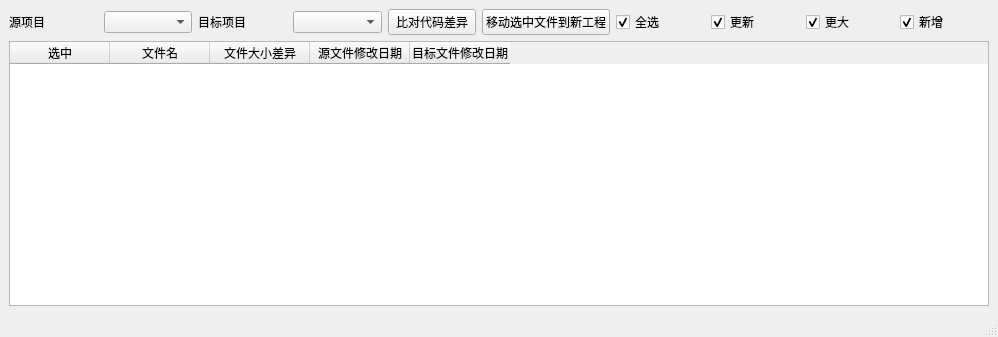
<?xml version="1.0" encoding="UTF-8"?>
<ui version="4.0">
 <class>MainWindow</class>
 <widget class="QMainWindow" name="MainWindow">
  <property name="geometry">
   <rect>
    <x>0</x>
    <y>0</y>
    <width>998</width>
    <height>337</height>
   </rect>
  </property>
  <property name="windowTitle">
   <string>Wwise集成同步工具 - 魔方音频组</string>
  </property>
  <widget class="QWidget" name="centralwidget">
   <layout class="QVBoxLayout" name="verticalLayout">
    <item>
     <layout class="QHBoxLayout" name="horizontalLayout">
      <item>
       <widget class="QLabel" name="lblSourceProject">
        <property name="text">
         <string>源项目</string>
        </property>
       </widget>
      </item>
      <item>
       <widget class="QComboBox" name="cbbSourceProject"/>
      </item>
      <item>
       <widget class="QLabel" name="lblTargetProject">
        <property name="text">
         <string>目标项目</string>
        </property>
       </widget>
      </item>
      <item>
       <widget class="QComboBox" name="cbbTargetProject"/>
      </item>
      <item>
       <widget class="QPushButton" name="btnSearchForDifference">
        <property name="text">
         <string>比对代码差异</string>
        </property>
       </widget>
      </item>
      <item>
       <widget class="QPushButton" name="btnMoveAllToTarget">
        <property name="text">
         <string>移动选中文件到新工程</string>
        </property>
       </widget>
      </item>
      <item>
       <widget class="QCheckBox" name="cbxSelectAll">
        <property name="text">
         <string>全选</string>
        </property>
        <property name="checked">
         <bool>true</bool>
        </property>
       </widget>
      </item>
      <item>
       <widget class="QCheckBox" name="cbxNewerFiles">
        <property name="text">
         <string>更新</string>
        </property>
        <property name="checked">
         <bool>true</bool>
        </property>
       </widget>
      </item>
      <item>
       <widget class="QCheckBox" name="cbxLargerFiles">
        <property name="text">
         <string>更大</string>
        </property>
        <property name="checked">
         <bool>true</bool>
        </property>
       </widget>
      </item>
      <item>
       <widget class="QCheckBox" name="cbxNewFiles">
        <property name="text">
         <string>新增</string>
        </property>
        <property name="checked">
         <bool>true</bool>
        </property>
       </widget>
      </item>
     </layout>
    </item>
    <item>
     <widget class="QTableWidget" name="tblFileList">
      <property name="editTriggers">
       <set>QAbstractItemView::NoEditTriggers</set>
      </property>
      <property name="sortingEnabled">
       <bool>true</bool>
      </property>
      <column>
       <property name="text">
        <string>选中</string>
       </property>
      </column>
      <column>
       <property name="text">
        <string>文件名</string>
       </property>
      </column>
      <column>
       <property name="text">
        <string>文件大小差异</string>
       </property>
      </column>
      <column>
       <property name="text">
        <string>源文件修改日期</string>
       </property>
      </column>
      <column>
       <property name="text">
        <string>目标文件修改日期</string>
       </property>
      </column>
     </widget>
    </item>
   </layout>
  </widget>
  <widget class="QMenuBar" name="menubar">
   <property name="geometry">
    <rect>
     <x>0</x>
     <y>0</y>
     <width>998</width>
     <height>23</height>
    </rect>
   </property>
  </widget>
  <widget class="QStatusBar" name="statusbar"/>
 </widget>
 <resources/>
 <connections/>
 <slots>
  <slot>create_bank_per_object()</slot>
  <slot>calculate_bank_size()</slot>
  <slot>connect_to_wwise()</slot>
  <slot>apply_source_edits()</slot>
  <slot>assign_switch_container()</slot>
  <slot>filter_selection()</slot>
  <slot>select_descendants_by_type()</slot>
  <slot>apply_naming_convention()</slot>
  <slot>get_selected_objects(string)</slot>
  <slot>clear_object_list()</slot>
  <slot>open_in_multi_editor()</slot>
  <slot>delete_all_objects()</slot>
  <slot>reset_source_editor()</slot>
  <slot>enable_inclusion()</slot>
  <slot>disable_inclusion()</slot>
 </slots>
</ui>
